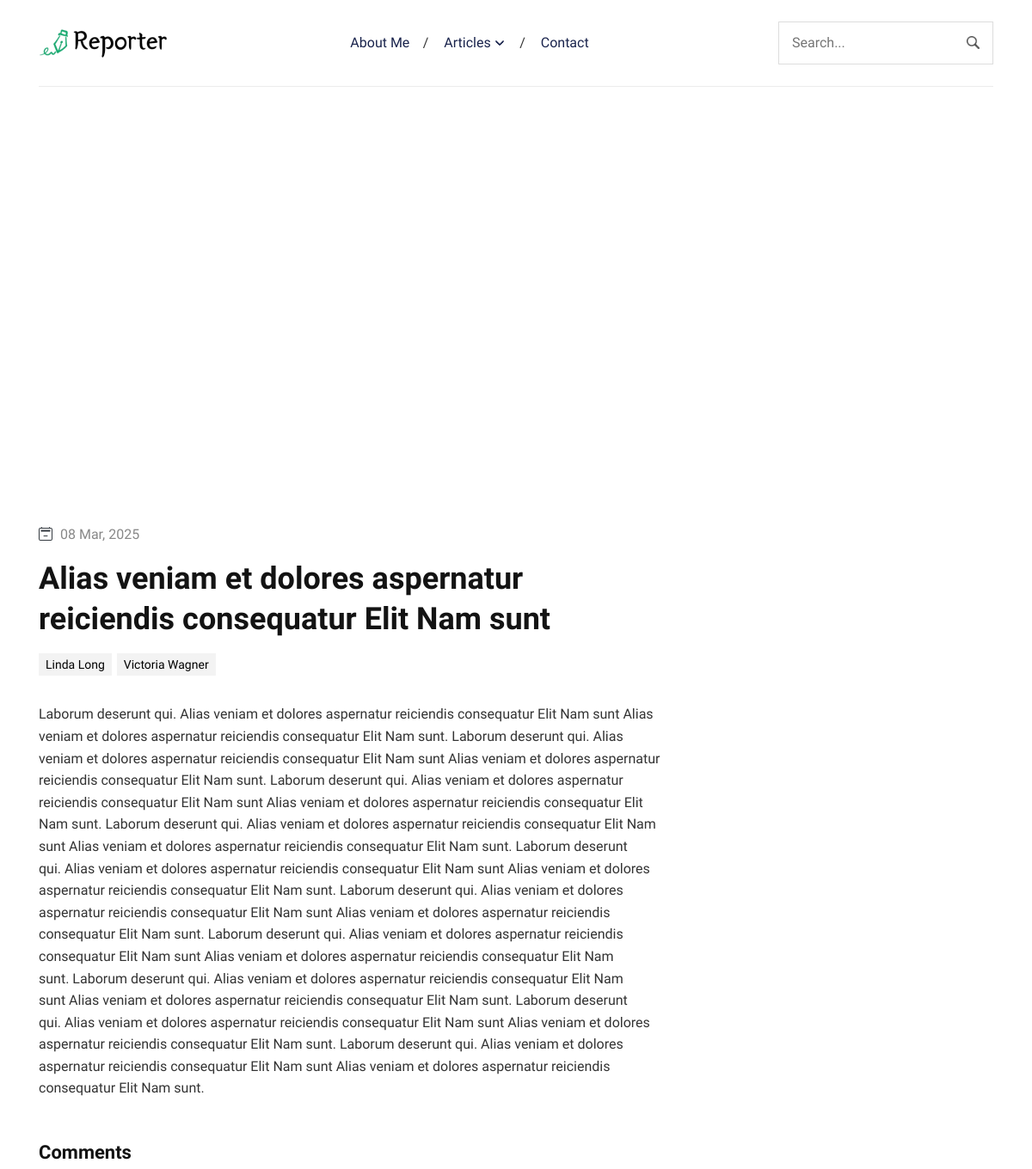
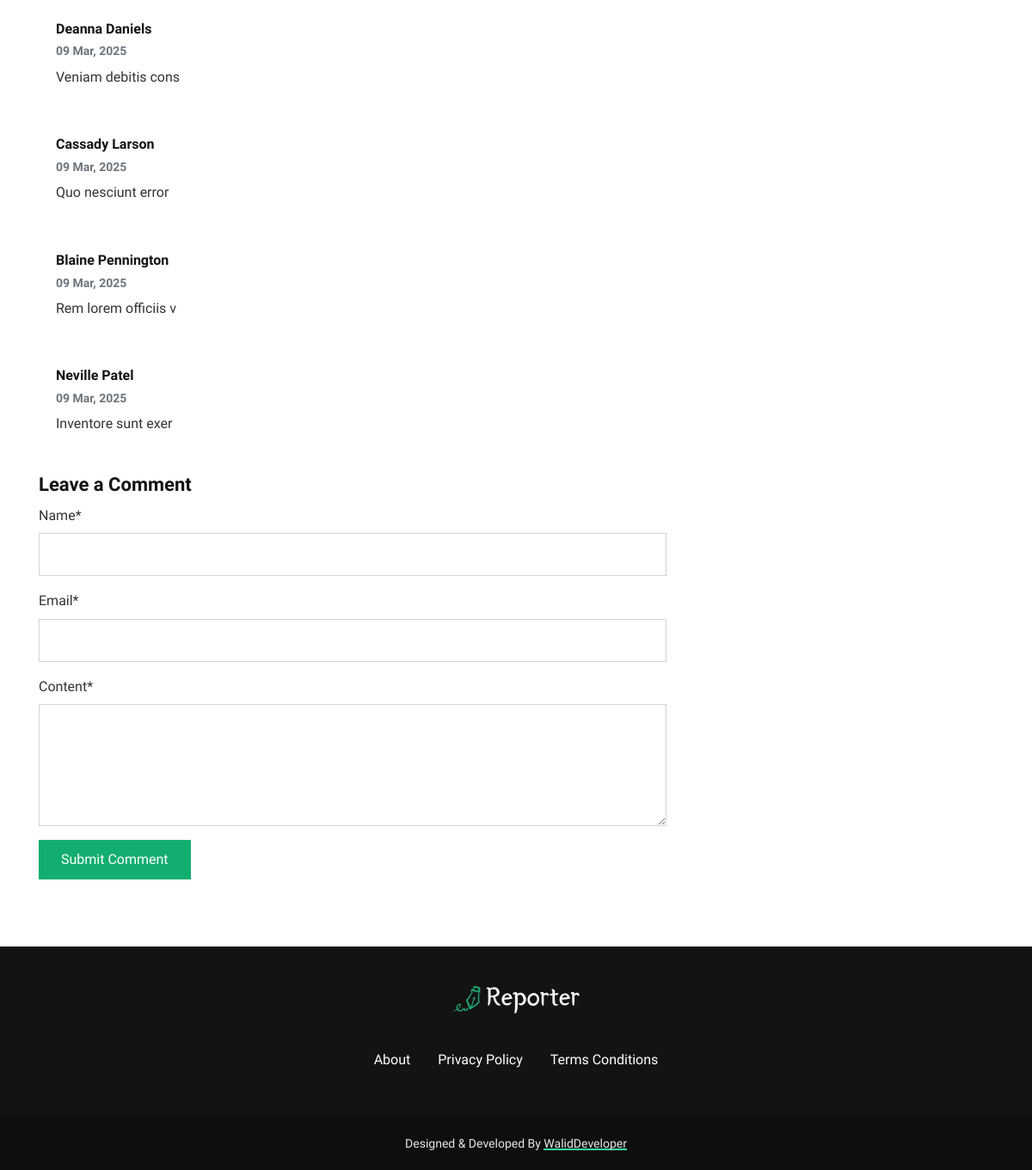
Page /article/alias-veniam-et-dolores-aspernatur-reiciendis-cons/ on the committed database (2 pictures, top to bottom).
### Blog/models.py (models this page shows, shortened)
class Post(models.Model):
    title = models.CharField(max_length=200)
    slug = models.SlugField(null=False, blank=False, default="title-slug")
    content = RichTextField()
    excerpt = models.TextField(blank=True)
    featured_image = models.ImageField(upload_to='posts/', default='default_image.jpg')
    categories = models.ManyToManyField(Category, related_name='posts')
    tags = models.ManyToManyField(Tag, related_name='posts')
    author = models.ForeignKey(Author, on_delete=models.CASCADE, related_name='posts')
    published_date = models.DateTimeField(default=timezone.now)
    created_date = models.DateTimeField(auto_now_add=True, null=True)
    updated_date = models.DateTimeField(auto_now=True, null=True)
    is_featured = models.BooleanField(default=False)
    read_time = models.PositiveIntegerField(default=3, help_text='Estimated read time in minutes')
    class Meta:
        ordering = ['-published_date']

class Category(models.Model):
    name = models.CharField(max_length=100)
    slug = models.SlugField(unique=True)
    class Meta:
        verbose_name_plural = 'Categories'

class Comment(models.Model):
    post = models.ForeignKey(Post, on_delete=models.CASCADE, related_name='comments')
    name = models.CharField(max_length=100)
    email = models.EmailField()
    content = models.TextField()
    created_date = models.DateTimeField(auto_now_add=True)
    approved = models.BooleanField(default=False)
    class Meta:
        ordering = ['-created_date']

### Blog/views.py (the view)
# urls.py: path('article/<slug:slug>/', PostDetailView.as_view(), name='post_detail'),
class PostDetailView(DetailView):
    model = Post
    template_name = 'blog/article.html'
    context_object_name = 'post'
    def get_context_data(self, **kwargs):
        context = super().get_context_data(**kwargs)
        context['recommended_posts'] = Post.objects.exclude(id=self.object.id).order_by('?')[:5]
        context['comment_form'] = CommentForm()
        return context
    def post(self, request, *args, **kwargs):
        self.object = self.get_object()
        form = CommentForm(request.POST)
        if form.is_valid():
            comment = form.save(commit=False)
            comment.post = self.object
            comment.save()
            messages.success(request, 'Your comment has been submitted and is awaiting approval.')
            return redirect('post_detail', slug=self.object.slug)
        context = self.get_context_data(object=self.object)
        context['comment_form'] = form
        return self.render_to_response(context)

### Blog/forms.py
class CommentForm(forms.ModelForm):
    class Meta:
        model = Comment
        fields = ('name', 'email', 'content')
        widgets = {
            'content': forms.Textarea(attrs={'rows': 5}),
        }
    def __init__(self, *args, **kwargs):
        super().__init__(*args, **kwargs)
        self.helper = FormHelper()
        self.helper.form_method = 'post'
        self.helper.add_input(Submit('submit', 'Submit Comment'))

### templates/Blog/article.html (shortened to what this page needs)
{% extends 'base.html' %}
{% load static %}
{% load crispy_forms_tags %}
{% block content %}
<section class="section">
  <div class="container">
    <div class="row">
      <div class="col-lg-8 mb-5 mb-lg-0">
        <article>
          <img loading="lazy" decoding="async" src="{{ post.featured_image.url }}" alt="{{ post.title }}" class="w-100">
          <ul class="post-meta mb-2 mt-4">
            <li>
               <span>{{ post.published_date|date:"d M, Y" }}</span>
            </li>
          </ul>
          <h1 class="my-3">{{ post.title }}</h1>
          <ul class="post-meta mb-4">
            {% for category in post.categories.all %}
            <li>
              <a href="{% url 'category' slug=category.slug %}">{{ category.name }}</a>
            </li>
            {% endfor %}
          </ul>
          <div class="content text-left">
            {{ post.content|safe }}
          </div>
        </article>
        <div class="mt-5">
          <h3>Comments</h3>
          {% for comment in post.comments.all %}
            {% if comment.approved %}
            <div class="card mb-3">
              <div class="card-body">
                <h5 class="card-title">{{ comment.name }}</h5>
                <h6 class="card-subtitle mb-2 text-muted">{{ comment.created_date|date:"d M, Y" }}</h6>
                <p class="card-text">{{ comment.content }}</p>
              </div>
            </div>
            {% endif %}
          {% empty %}
            <p>No comments yet. Be the first to comment!</p>
          {% endfor %}
          <h3 class="mt-4">Leave a Comment</h3>
          <form method="post">
            {{ comment_form|crispy }}
            <button type="submit" class="btn btn-primary">Submit Comment</button>
          </form>
        </div>
      </div>
    </div>
  </div>
</section>
{% endblock %}

### static/css/style.css (style rules this page uses)
body { line-height: 1.6; font-family: "Work Sans", sans-serif; -webkit-font-smoothing: antialiased; font-size: 16px; color: #333; }
p { font-weight: 400; color: #333; font-size: 16px; line-height: 1.6; font-family: "Work Sans", sans-serif; }
h1, h2, h3, h4, h5, h6, .h1, .h2, .h3, .h4, .h5, .h6 { color: #131313; font-family: "Neuton", serif; font-weight: 700; line-height: 1.3; }
h1, .h1 { font-size: 36px; }
h3, .h3 { font-size: 22px; }
h5, .h5 { font-size: 16px; }
h6, .h6 { font-size: 14px; }
.btn { font-family: "Work Sans", sans-serif; font-weight: 500; text-transform: capitalize; padding: 10px 25px; border-radius: 0; border: 1px solid; position: relative; z-index: 1; transition: 0.2s ease; }
.btn-primary { background: #13AE6F; color: #fff; border-color: #13AE6F; }
body { background-color: #fff; overflow-x: hidden; }
img { vertical-align: middle; border: 0; max-width: 100%; height: auto; }
a, a:hover, a:focus { text-decoration: none; }
a, button, select { cursor: pointer; transition: 0.2s ease; }
.section { padding-top: 30px; padding-bottom: 30px; }
.card { border: 0; position: relative; }
.post-meta { padding-left: 0; }
.post-meta li { list-style-type: none; display: inline-block; color: #888; font-weight: 500; }
.post-meta li a { display: inline-block; background-color: rgba(19, 19, 19, 0.05); color: black; text-transform: capitalize; padding: 2px 8px; margin-bottom: 8px; margin-right: 2px; font-size: 14px; border-radius: 0; }
.post-meta li svg { display: inline-block; }
.content * { margin-bottom: 5px; }
.form-control { border-radius: 0; min-height: 50px; padding: 10px 15px; }

### rows in the picture
Post: featured_image (picture), published_date "08 Mar, 2025", title "Alias veniam et dolores aspernatur reiciendis consequatur Elit Nam sunt", content "Laborum deserunt qui. Alias veniam et dolores aspernatur reiciendis consequatur Elit Nam sunt Alias veniam et dolores aspernatur reiciendis consequatur Elit Nam sunt. Laborum deserunt qui. Alias veniam et dolores aspernatur reiciendis consequatur Elit Nam sunt Alias veniam et dolores aspernatur reiciendis consequatur Elit Nam sunt. Laborum deserunt qui. Alias veniam et dolores aspernatur reiciendis consequatur Elit Nam sunt Alias veniam et dolores aspernatur reiciendis consequatur Elit Nam sunt. Laborum deserunt qui. Alias veniam et dolores aspernatur reiciendis consequatur Elit Nam sunt Alias veniam et dolores aspernatur reiciendis consequatur Elit Nam sunt. Laborum deserunt qui. Alias…"
Category: name "Linda Long"
Category: name "Victoria Wagner"
Comment: name "Deanna Daniels", created_date "09 Mar, 2025", content "Veniam debitis cons"
Comment: name "Cassady Larson", created_date "09 Mar, 2025", content "Quo nesciunt error"
Comment: name "Blaine Pennington", created_date "09 Mar, 2025", content "Rem lorem officiis v"
Comment: name "Neville Patel", created_date "09 Mar, 2025", content "Inventore sunt exer"
